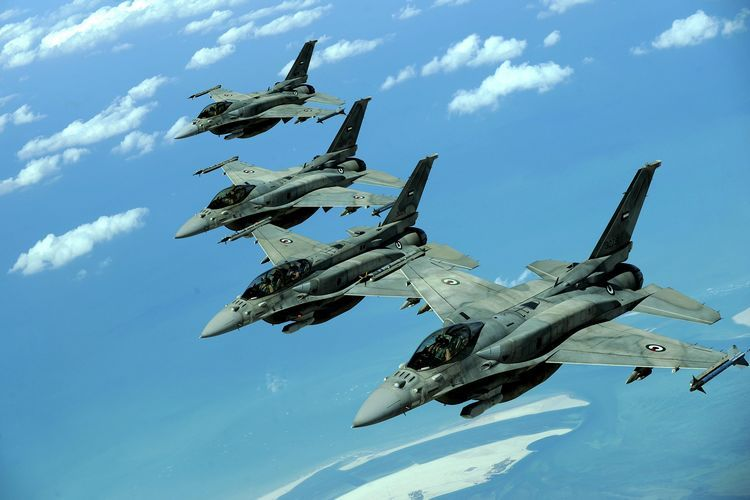
#> input picture img-convertor/test.jpg, 750 x 500 px
$ python index.py   (older library calls are emulated)
#> lines starting #> are read from the running program, lines starting #| are printed output that depends on the picture
from PIL import Image
from io import BytesIO
import base64

def handler(event):
    img = Image.open(BytesIO(base64.b64decode(event['img'])))
    img = img.resize((event['height'], event['width']), Image.ANTIALIAS)
    buffer = BytesIO()
    img.save(buffer, 'JPEG')
    buffer.seek(0)

    return {'img': str(base64.b64encode(buffer.read()), encoding='ascii')}

if __name__ == "__main__":
    f = open('test.jpg', 'rb')
    img = Image.open('test.jpg')
#> img is the input picture: PIL image 750x500 RGB; mean R, G, B 99.9, 156.7, 185
    img = img.resize((200, 200), Image.ANTIALIAS)
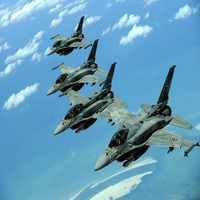
#> img: PIL image 200x200 RGB; mean R, G, B 100, 156.8, 185.1
    t = open('t.jpg', 'w')
    img.save(t, 'JPEG')
    print(handler({'img': str(base64.b64encode(f.read()), encoding='ascii'), 'height': 200, 'width': 200}))
